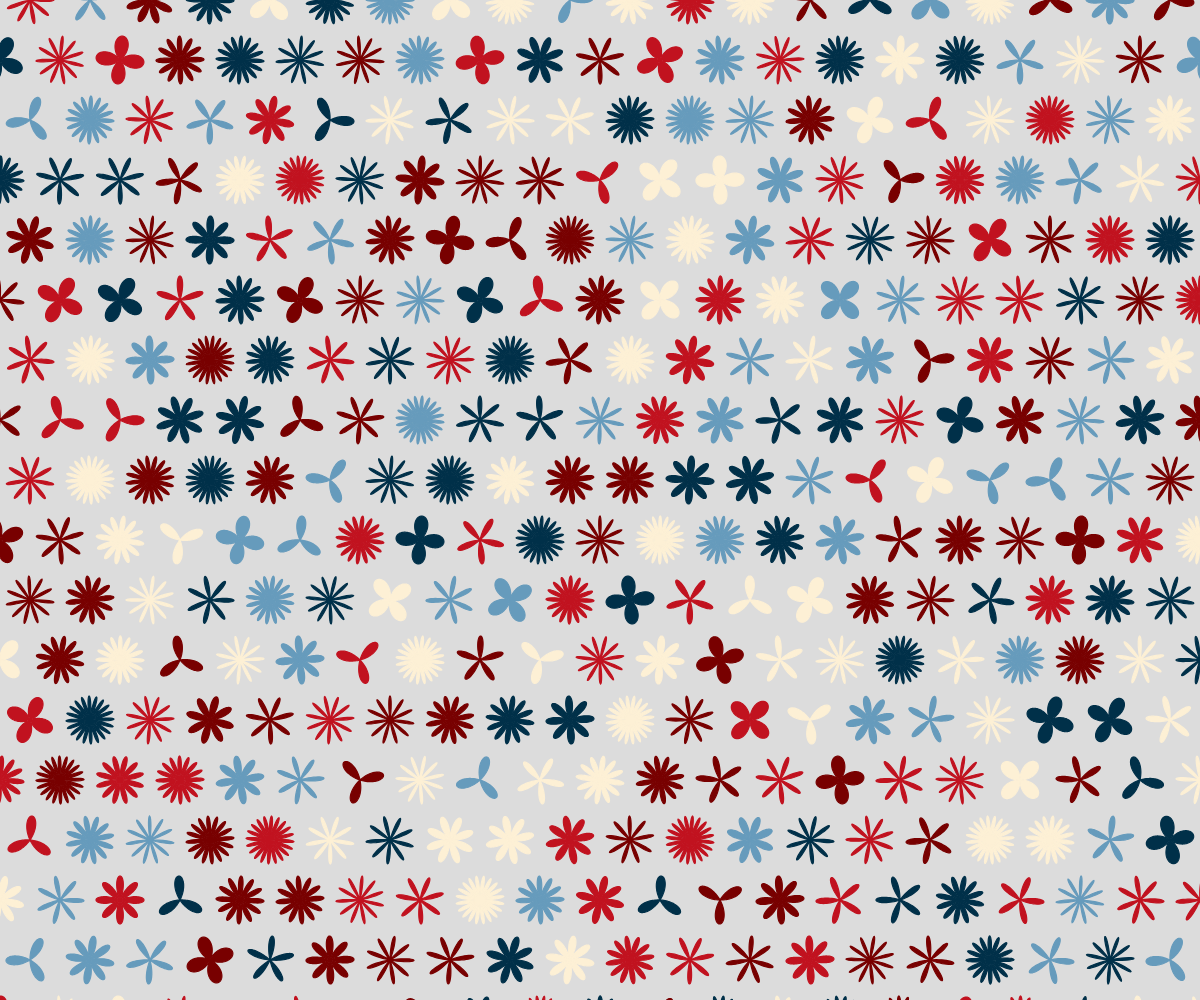
Frame 1 (no input)
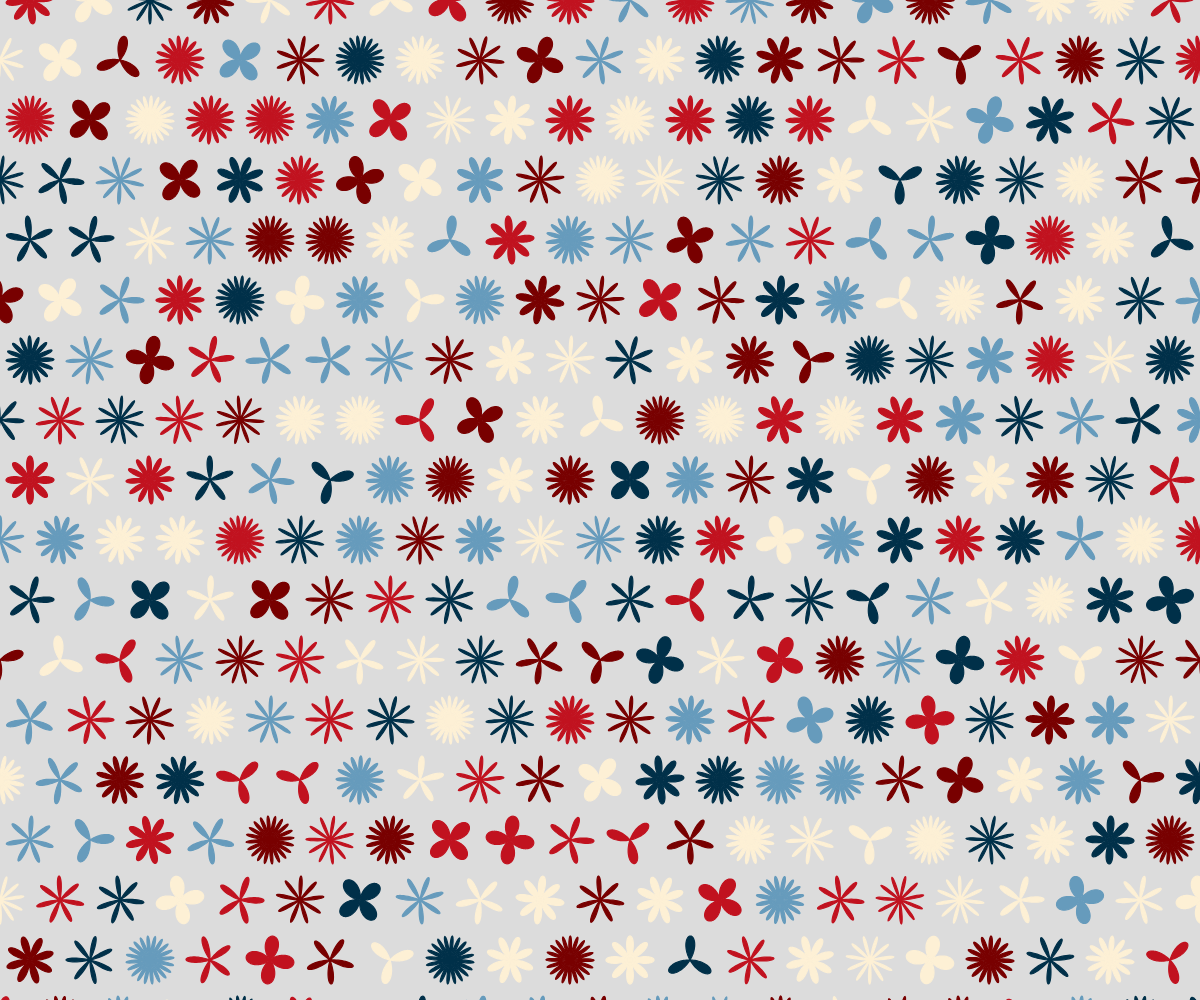
Frame 2 (the mouse pressed at the canvas centre, redrawn once)

The p5.js sketch that drew these frames (run headless with seeded random() and noise() and a simulated clock; the mouse was pressed at the canvas centre and the sketch redrawn once):

// p5.js sketch
// ── sketch.js
"use strict"

const COLORS = ["#780000", "#C1121F", "#FDF0d5", "#003049", "#669BBC"];

function setup(){
	createCanvas(windowWidth, windowHeight);
	angleMode(DEGREES); rectMode(CENTER);
	textAlign(CENTER, CENTER); textSize(14);
	noLoop();
	noSmooth();
}

function draw(){
	background(220);

	const len = 60;
	const rows = floor(height / len) + 2;
	const cols = floor(width / len) + 2;
	for(let r=0; r<rows; r++){
		for(let c=0; c<cols; c++){
			let x = len * c;
			let y = len * r;
			const n = floor(random(2, 12));
			if(r%2==0) x += len / 2;
			drawRose(x, y, len*0.4, n);
		}
	}
}

function drawRose(x, y, len, n){
	const c = getColor();
	fill(c);
	stroke(c); strokeWeight(len*0.05);

	push();
	translate(x, y);
	rotate(random(360));
	beginShape();
	for(let t=0; t<360; t++){
		const pX = len * sin(n*t) * cos(t);
		const pY = len * sin(n*t) * sin(t);
		vertex(pX, pY);
	}
	endShape();
	pop();
}

function getColor(){
	return COLORS[floor(random()*COLORS.length)];
}
